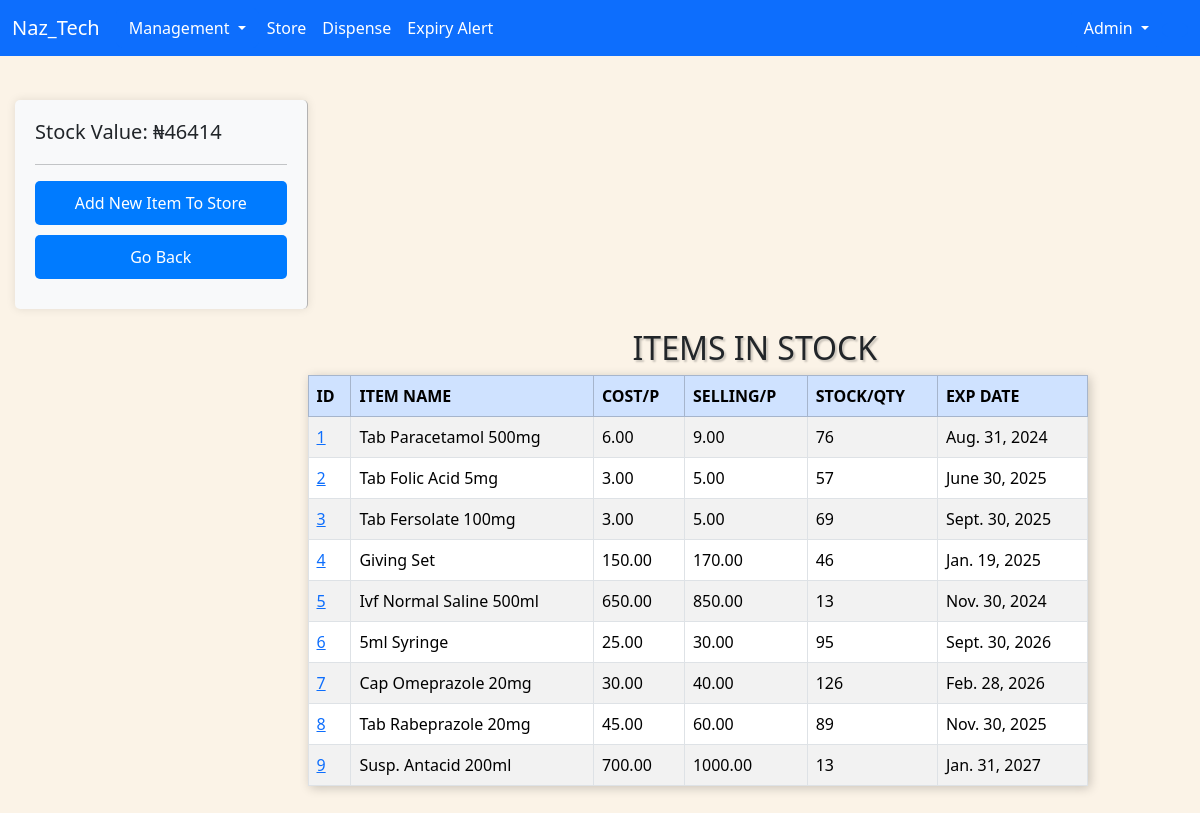
The page /store/ (signed in) on the database its author committed.
### app/models.py (models this page shows, shortened)
class Store(models.Model):
    name = models.CharField(max_length=100)
    purchase_price = models.DecimalField(max_digits=10, decimal_places=2)
    selling_price = models.DecimalField(max_digits=10, decimal_places=2)
    stock_quantity = models.IntegerField()
    expiry_date = models.DateField()

### app/views.py (the view)
# urls.py: path('store/', views.store, name='store'),
def store(request):
    if request.user.is_authenticated:
        store_items = Store.objects.all()
        total_stock_value = calculate_stock_value(request)
        return render(request, 'app/store.html', {
            'store_items': store_items,
            'total_stock_value': total_stock_value
            })
    else:
        return render(request, 'app/index.html',{})

### app/views.py (called while the page is built)
def calculate_stock_value(request):
    total_stock_value = Store.objects.annotate(
        total_value = ExpressionWrapper(F('selling_price') * F('stock_quantity'), output_field=fields.DecimalField())
    ).aggregate(Sum('total_value'))['total_value__sum']
    return total_stock_value or 0

### app/templates/app/store.html (shortened to what this page needs)
{% extends 'app/base.html' %}
{% block content %}
<br>
<div class="container">
    <div class="side_box sticky">
        {% if user.is_superuser %}
        <h5>Stock Value: ₦{{ total_stock_value }} </h5>
        <hr>
        {% endif %}
        <button data-bs-toggle="modal" data-bs-target="#addItemModal">Add New Item To Store</button>
        <a href="{{ request.META.HTTP_REFERER }}">Go Back</a>
    </div>
    <div class="col-md-8 offset-md-3">
        <h2 class="col-md-8 offset-md-5" style="text-shadow: 2px 2px 2px rgba(0, 0, 0, .2);">ITEMS IN STOCK</h2>
        <table class="table table-hover table-bordered table-striped"
            style="box-shadow: 2px 2px 10px rgba(0, 0, 0, 0.2);">
            <thead class="table-primary ">
                <tr>
                    <th scope="col">ID</th>
                    <th scope="col">ITEM NAME</th>
                    <th scope="col">COST/P</th>
                    <th scope="col">SELLING/P</th>
                    <th scope="col">STOCK/QTY</th>
                    <th scope="col">EXP DATE</th>
                </tr>
            </thead>
            <tbody>
                {% for item in store_items %}
                <tr>
                    <td><a href="{% url 'edit_item' item.id %}">{{item.id}}</a></td>
                    <td>{{item.name|title}}</td>
                    <td>{{item.purchase_price}}</td>
                    <td>{{item.selling_price}}</td>
                    <td>{{item.stock_quantity}}</td>
                    <td>{{item.expiry_date}}</td>
                </tr>
                {% endfor %}
            </tbody>
        </table>
    </div>
</div>
{% endblock %}

### app/templates/app/base.html (shortened to what this page needs)
<!DOCTYPE html>
<html lang="en">
<head>
    <link href="https://cdn.jsdelivr.net/npm/bootstrap@5.3.3/dist/css/bootstrap.min.css" rel="stylesheet"
>
</head>
<body>
    {% include 'app/navbar.html' %}
    {% block content %}
    {% endblock %}
</body>
</html>

### app/templates/app/navbar.html (shortened to what this page needs)
<nav class="navbar navbar-expand-lg bg-primary navbar-dark">
    <div class="container-fluid">
        <a class="navbar-brand" href="{% url 'home' %}">Naz_Tech</a>
        <div class="collapse navbar-collapse" id="navbarSupportedContent">
            <ul class="navbar-nav me-auto mb-2 mb-lg-0">
                {% if user.is_authenticated %}
                <div class="btn-group dropdown">
                    <button type="button" class="btn btn-primary dropdown-toggle" data-bs-toggle="dropdown"
                        aria-expanded="false">
                        Management
                    </button>
                </div>
                <li class="nav-item ">
                    <a class="nav-link active" href="{% url 'store' %}">Store</a>
                </li>
                <li class="nav-item">
                    <a class="nav-link active" aria-current="page" href="{% url 'search_item' %}">Dispense</a>
                </li>
                <li class="nav-item">
                    <a class="nav-link active" aria-current="page" href="{% url 'exp_date_alert' %}">Expiry Alert</a>
                </li>
            </ul>
            <div class="btn-group dropdown">
                <button type="button" class="btn btn-primary dropdown-toggle" data-bs-toggle="dropdown"
                    aria-expanded="false">
                    {{ user.username|title }}
                </button>
            </div>
            <div class="nav-item ">
                <button class="btn btn-primary " role="button" data-bs-toggle="dropdown" aria-expanded="false"></button>
            </div>
            {% else %}
            <div class="nav-item">
                <a class="nav-link active text-white" href="{% url 'index' %}">Login</a>
            </div>
            {% endif %}
        </div>
    </div>
</nav>

### app/templates/app/base.html (style rules this page uses)
body { background-color: rgb(251, 243, 231); }
.container { display: grid; grid-template-columns: 1fr 3fr; }
.side_box { border-right: 1px solid rgb(179, 178, 178); overflow: auto; }
.side_box a { display: block; text-decoration: none; z-index: 15; }
.sticky { position: sticky; top: 0; max-height: 100vh; }

### app/templates/app/store.html (style rules this page uses)
.container { display: flex; flex-wrap: wrap; margin: 20px auto; max-width: 1200px; padding: 0 15px; }
.side_box { flex: 0 0 25%; max-width: 30%; background-color: #f8f9fa; padding: 20px; border-radius: 5px; box-shadow: 0 0 10px rgba(0, 0, 0, 0.1); margin-bottom: 20px; position: -webkit-sticky; position: sticky; top: 20px; }
.side_box h5 { margin-bottom: 20px; }
.side_box button, .side_box a { display: block; width: 100%; margin-bottom: 10px; padding: 10px; font-size: 16px; text-align: center; text-decoration: none; border: none; border-radius: 5px; background-color: #007bff; color: #fff; cursor: pointer; }

### rows shown on the page
Store: id "1", name "Tab Paracetamol 500mg", purchase_price "6.00", selling_price "9.00", stock_quantity "76", expiry_date "Aug. 31, 2024"
Store: id "2", name "Tab Folic Acid 5mg", purchase_price "3.00", selling_price "5.00", stock_quantity "57", expiry_date "June 30, 2025"
Store: id "3", name "Tab Fersolate 100mg", purchase_price "3.00", selling_price "5.00", stock_quantity "69", expiry_date "Sept. 30, 2025"
Store: id "4", name "Giving Set", purchase_price "150.00", selling_price "170.00", stock_quantity "46", expiry_date "Jan. 19, 2025"
Store: id "5", name "Ivf Normal Saline 500ml", purchase_price "650.00", selling_price "850.00", stock_quantity "13", expiry_date "Nov. 30, 2024"
Store: id "6", name "5ml Syringe", purchase_price "25.00", selling_price "30.00", stock_quantity "95", expiry_date "Sept. 30, 2026"
Store: id "7", name "Cap Omeprazole 20mg", purchase_price "30.00", selling_price "40.00", stock_quantity "126", expiry_date "Feb. 28, 2026"
Store: id "8", name "Tab Rabeprazole 20mg", purchase_price "45.00", selling_price "60.00", stock_quantity "89", expiry_date "Nov. 30, 2025"
Store: id "9", name "Susp. Antacid 200ml", purchase_price "700.00", selling_price "1000.00", stock_quantity "13", expiry_date "Jan. 31, 2027"

### other values the page prints
{{ user.username|title }} "Admin"
{{ total_stock_value }} "46414"
